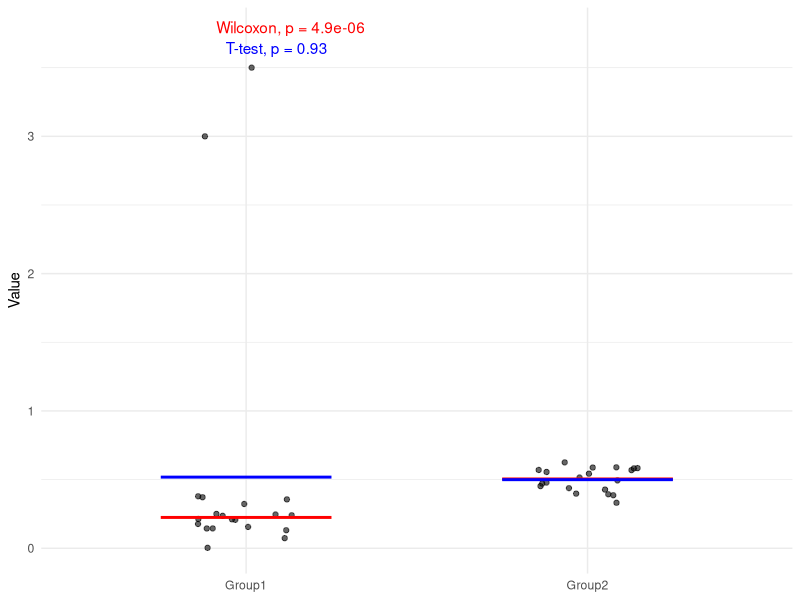

Write R code to recreate this figure.
## ---- chunk 1
#| fig-width: 4
#| fig-height: 5

library(ggplot2)
library(ggpubr)

set.seed(123)

# Simulate data where means differ but medians don't (skewed + outliers)
group1 <- c(rnorm(18, mean = 0.2, sd = 0.1), 3, 3.5)    # 2 big outliers in group1
group2 <- rnorm(20, mean = 0.5, sd = 0.1)

df <- data.frame(
    group = rep(c("Group1", "Group2"), times = c(20, 20)),
    value = c(group1, group2)
)

ggplot(df, aes(x = group, y = value, fill = group)) +
    geom_jitter(width = 0.15, alpha = 0.6) +
    stat_summary(fun = median, geom = "crossbar", width = 0.5, color = "red", fatten = 2, show.legend = FALSE) +
    stat_summary(fun = mean, geom = "crossbar", width = 0.5, color = "blue", fatten = 2, show.legend = FALSE) +
    stat_compare_means(method = "wilcox.test", label.y = max(df$value) + 0.25, color = "red") +
    stat_compare_means(method = "t.test", label.y = max(df$value) + 0.1, color = "blue") +
    labs(
        y = "Value",
        x = NULL
    ) +
    theme_minimal() +
    theme(legend.position = "none")
